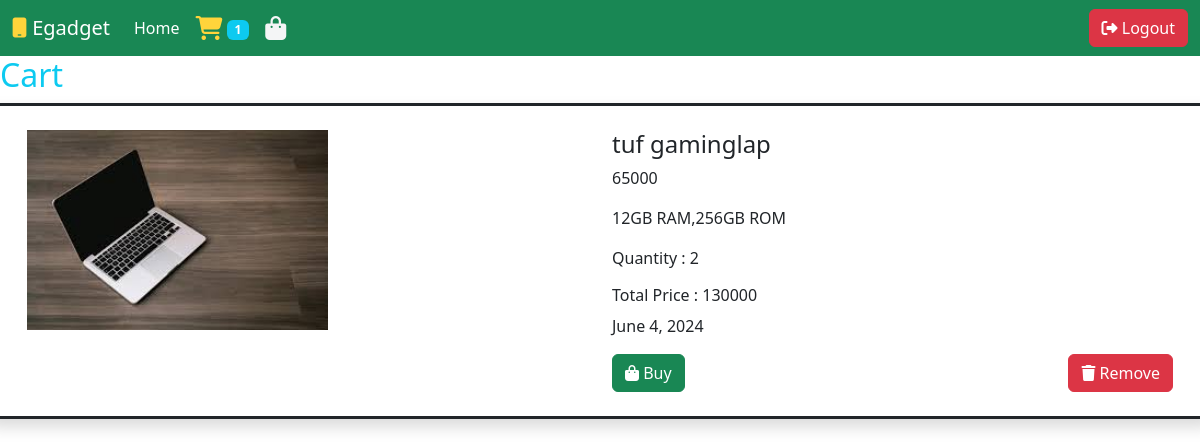
The page /customer/clist (signed in) on the database its author committed.
### account/models.py (models this page shows, shortened)
class Cart(models.Model):
    product=models.ForeignKey(Product,on_delete=models.CASCADE)
    user=models.ForeignKey(User,on_delete=models.CASCADE)
    date=models.DateField(auto_now_add=True)
    quantity=models.IntegerField(default=1)
    status=models.CharField(max_length=200,default="added")
    @property
    def total_price(self):
        tamount=self.product.price*self.quantity
        return tamount

class Product(models.Model):
    title=models.CharField(max_length=100)
    price=models.IntegerField()
    description=models.CharField(max_length=500)
    image=models.ImageField(upload_to="product_images")
    options=(
        ("smart phone","smart phone"),
        ("tablets","tablets"),
        ("smart watches","smart watches"),
        ("laptops","laptops")
              )
    category=models.CharField(max_length=200,choices=options)

### customer/views.py (the view)
# urls.py: path('clist',CartListView.as_view(),name="clist"),
@method_decorator(decorators,name='dispatch')
class CartListView(ListView):
    template_name="cartlist.html"
    queryset=Cart.objects.all()
    context_object_name="cart"
    def get_queryset(self):
        qs=super().get_queryset()
        qs=qs.filter(user=self.request.user)
        return qs

### customer/context_processor.py (called while the page is built)
def cart_count(request):
    if request.user.is_authenticated:
      count=Cart.objects.filter(user=request.user).count()
      return {"count":count}
    else:
       return {"count":0}

### customer/views.py (called while the page is built)
def signin_required(fn):
    def inner(request,*args,**kwargs):
        if request.user.is_authenticated:
            return fn(request,*args,**kwargs)
        else:
            messages.info(request,"Please login First!!")
            return redirect('log')
    return inner

### customer/templates/cartlist.html (shortened to what this page needs)
{% extends 'nav.html' %}
{% block nav %}
   <h2 class="text-info">Cart</h2>
   {% for i in cart %}
   <div class="row border border-3 border-dark shadow rounded mb-5 p-4">
        <div class="col">
            <img src="{{i.product.image.url}}" alt="pimg" height="200px">
       </div>
       <div class="col">
            <h4>{{i.product.title}}</h4>
            <p>{{i.product.price}}</p>
            <p>{{i.product.description}}</p>
            <p>Quantity : {{i.quantity}}</p>
            <h6>Total Price : {{i.total_price}}</h6>
            <p>{{i.date}}</p>
            <div class="d-flex justify-content-between">
                <a href="{% url 'cout' i.id %}" class="btn btn-success">
                    <i class="fa-solid fa-bag-shopping"></i>
                    Buy
                </a>
                <a href="{% url 'dcart' i.id %}" class="btn btn-danger">
                    <i class="fa-solid fa-trash"></i>
                    Remove
                </a>
            </div>
       </div>
   </div>
   {% endfor%}
{% endblock nav %}

### rows shown on the page
Cart: product.image (picture), product "tuf gaminglap", product.price "65000", product.description "12GB RAM,256GB ROM", quantity "2", total_price "130000", date "June 4, 2024"

### other values the page prints
{{ count }} "1"
